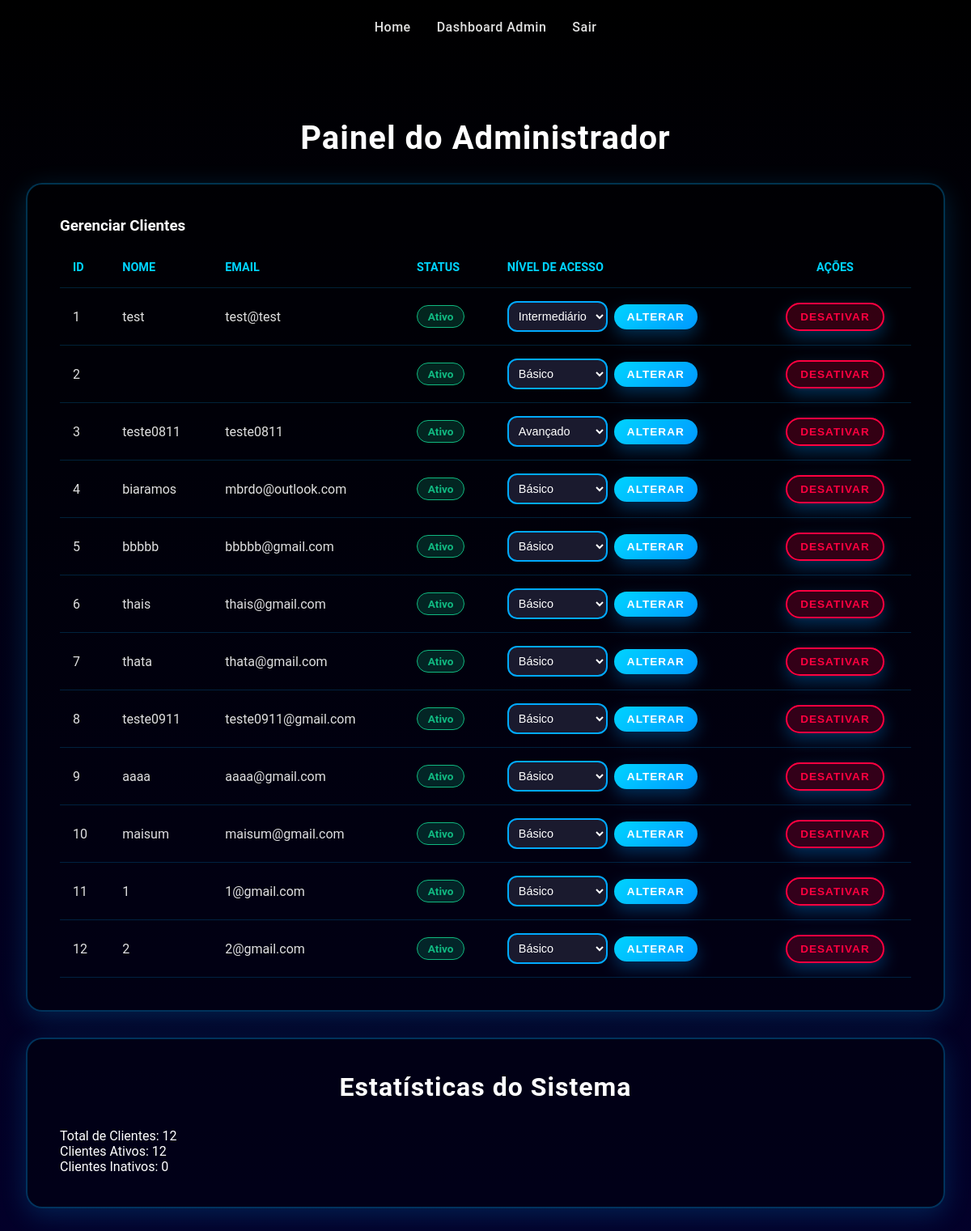
/listar_clientes (signed in), run on the app's committed database.
### app/models.py (models this page shows, shortened)
class Cliente(db.Model):
    id = db.Column(db.Integer, primary_key=True)  # Define a coluna ID como chave primária, única e autoincrementável.
    cliente_nome = db.Column(db.String(80), nullable=False)  # Define a coluna nome do cliente
    cliente_email = db.Column(db.String(320), unique=True, nullable=False)  # Armazena o e-mail, deve ser único e é obrigatório (usado para login).
    cliente_senha = db.Column(db.String(128), nullable=False)  # Armazena o hash da senha
    cliente_status = db.Column(db.String(10), nullable=False, default='ativo')
    nivel_acesso = db.Column(db.String(20), nullable=False, default='basico') #1 cliente só pode ter 1 nível
    relatorios_basicos = db.relationship('RelatorioBasico', backref='cliente', lazy=True, cascade="all, delete-orphan")  # # Define a relação "Um para Muitos" com RelatorioBasico. 'backref' permite acessar o cliente a partir do relatório, e 'cascade' garante que relatórios sejam excluídos ao deletar o cliente.
    relatorios_intermediarios = db.relationship('RelatorioIntermediario', backref='cliente', lazy=True, cascade="all, delete-orphan")       # Um cliente pode ter VÁRIOS relatórios intermediários
    relatorios_avancados = db.relationship('RelatorioAvancado', backref='cliente', lazy=True, cascade="all, delete-orphan")       # Um cliente pode ter VÁRIOS relatórios avançados

### app/routes.py (the view)
@main_bp.route('/listar_clientes') # Rota que lista todos os clientes (principal view do admin).
def listar_clientes():
    if 'admin_id' not in session or not session.get('is_admin'): # Protege a rota.
        flash('Acesso restrito a administradores.', 'danger')
        return redirect(url_for('main.admin_login'))
    clientes = Cliente.query.all() # Busca TODOS os clientes no banco de dados.
    return render_template('admin_dashboard.html', clientes=clientes) # Renderiza o dashboard do admin, passando a lista de clientes.

### app/templates/admin_dashboard.html (shortened to what this page needs)
<!DOCTYPE html>
<html lang="pt-BR">
<head>
    <link rel="stylesheet" href="{{ url_for('static', filename='css/style.css') }}">
</head>
<body>
    <div>
        <nav>
            <a href="/">Home</a>
            <a href="/admin/dashboard">Dashboard Admin</a>
            <a href="{{ url_for('main.admin_logout') }}">Sair</a>
        </nav>
    </div>
    <div class="scanner-container">
        <h1>Painel do Administrador</h1>
        <div class="scanner-form-card">
            <h3>Gerenciar Clientes</h3>
            {% if clientes %}
            <div class="admin-table-container">
                <table class="admin-table">
                    <thead>
                        <tr>
                            <th>ID</th>
                            <th>Nome</th>
                            <th>Email</th>
                            <th>Status</th>
                            <th>Nível de Acesso</th>
                            <th style="text-align: center;">Ações</th>
                        </tr>
                    </thead>
                    <tbody>
                        {% for cliente in clientes %}
                        <tr>
                            <td>{{ cliente.id }}</td>
                            <td>{{ cliente.cliente_nome }}</td>
                            <td>{{ cliente.cliente_email }}</td>
                            <td>
                                <span style="display: inline-block; padding: 0.3rem 0.8rem; border-radius: 20px; font-size: 0.85rem; font-weight: 600;
                                    {% if cliente.cliente_status == 'ativo' %}
                                        background: rgba(16, 185, 129, 0.2); color: #10b981; border: 1px solid #10b981;
                                    {% else %}
                                        background: rgba(255, 0, 64, 0.2); color: #ff0040; border: 1px solid #ff0040;
                                    {% endif %}">
                                    {{ cliente.cliente_status|capitalize }}
                                </span>
                            </td>
                            <td>
                                <form action="{{ url_for('main.alterar_nivel_acesso', cliente_id=cliente.id) }}" method="POST" style="display: flex; gap: 0.5rem; align-items: center;">
                                    <select name="novo_nivel" required class="form-control" style="padding: 0.5rem; font-size: 0.9rem; width: auto;">
                                        <option value="basico" {% if cliente.nivel_acesso == 'basico' %}selected{% endif %}>Básico</option>
                                        <option value="intermediario" {% if cliente.nivel_acesso == 'intermediario' %}selected{% endif %}>Intermediário</option>
                                        <option value="avancado" {% if cliente.nivel_acesso == 'avancado' %}selected{% endif %}>Avançado</option>
                                    </select>
                                    <button type="submit" class="btn-submit" style="width: auto; padding: 0.5rem 1rem; font-size: 0.85rem; margin-top: 0;">
                                        Alterar
                                    </button>
                                </form>
                            </td>
                            <td style="text-align: center;">
                                <form action="{{ url_for('main.alternar_status', cliente_id=cliente.id) }}" method="POST" style="display: inline;">
                                    <button type="submit" class="btn-submit" style="width: auto; padding: 0.5rem 1rem; font-size: 0.85rem; margin-top: 0;
                                        {% if cliente.cliente_status == 'ativo' %}
                                            background: rgba(255, 0, 64, 0.2); border: 2px solid #ff0040; color: #ff0040;
                                        {% else %}
                                            background: rgba(16, 185, 129, 0.2); border: 2px solid #10b981; color: #10b981;
                                        {% endif %}">
                                        {% if cliente.cliente_status == 'ativo' %}
                                            Desativar
                                        {% else %}
                                            Ativar
                                        {% endif %}
                                    </button>
                                </form>
                            </td>
                        </tr>
                        {% endfor %}
                    </tbody>
                </table>
            </div>
            {% else %}
                <div style="text-align: center; padding: 3rem; color: #b0b0b0;">
                    <p style="font-size: 1.1rem;">Nenhum cliente cadastrado no sistema.</p>
                </div>
            {% endif %}
        </div>
        <div class="relatorio-info-card">
            <h2>Estatísticas do Sistema</h2>
            <div class="info-grid">
                <div class="info-item">
                    <span class="info-label">Total de Clientes:</span>
                    <span class="info-value">{{ clientes|length }}</span>
                </div>
                <div class="info-item">
                    <span class="info-label">Clientes Ativos:</span>
                    <span class="info-value">{{ clientes|selectattr('cliente_status', 'equalto', 'ativo')|list|length }}</span>
                </div>
                <div class="info-item">
                    <span class="info-label">Clientes Inativos:</span>
                    <span class="info-value">{{ clientes|selectattr('cliente_status', 'equalto', 'inativo')|list|length }}</span>
                </div>
            </div>
        </div>
    </div>
</body>
</html>

### app/static/css/style.css (style rules this page uses)
* { margin: 0; padding: 0; box-sizing: border-box; }
html { height: 100%; }
body { font-family: 'Montserrat', 'Poppins', 'Roboto', sans-serif; background: linear-gradient(to bottom, #000000 0%, #03002b 100%); min-height: 100%; color: #ffffff; background-attachment: fixed; }
h1, h2 { text-align: center; color: #ffffff; font-weight: 700; letter-spacing: 1px; }
h1 { font-size: 2.5rem; margin: 2rem 0; }
h2 { font-size: 2rem; margin-bottom: 2rem; }
nav { padding: 1.5rem 2rem; display: flex; gap: 2rem; align-items: center; justify-content: center; }
nav a { color: #e0e0e0; text-decoration: none; font-size: 1rem; font-weight: 500; transition: color 0.3s ease; letter-spacing: 0.5px; }
.btn-submit, .btn-selecionar, .btn-basico, .chama_pagamento button, .acoes-pagamento button { width: 100%; background: linear-gradient(135deg, #00d4ff 0%, #0099ff 100%); border: none; border-radius: 50px; padding: 1.2rem; cursor: pointer; transition: all 0.3s ease; box-shadow: 0 8px 20px rgba(0, 153, 255, 0.3); color: #ffffff; font-size: 1.1rem; font-weight: 600; letter-spacing: 1px; text-transform: uppercase; margin-top: 1rem; text-decoration: none; display: inline-block; text-align: center; }
.form-control { width: 100%; padding: 1.2rem; background: #1a1a2e; border: 2px solid #00aaff; border-radius: 12px; color: #ffffff; font-size: 1rem; transition: all 0.3s ease; outline: none; }
.form-control::placeholder { color: #888; }
.scanner-container { max-width: 1200px; margin: 0 auto; padding: 3rem 2rem; }
.relatorio-info-card, .scanner-form-card, .relatorios-recentes-card { background: rgba(0, 0, 0, 0.4); border-radius: 20px; padding: 2.5rem; border: 2px solid rgba(0, 170, 255, 0.3); margin-bottom: 2rem; box-shadow: 0 8px 32px rgba(0, 170, 255, 0.2); }
.admin-table-container { overflow-x: auto; }
.admin-table { width: 100%; border-collapse: collapse; margin-top: 1rem; }
.admin-table th, .admin-table td { padding: 1rem; text-align: left; border-bottom: 1px solid rgba(0, 170, 255, 0.2); }
.admin-table th { color: #00d4ff; font-size: 0.9rem; text-transform: uppercase; }
.admin-table td { color: #e0e0e0; font-size: 1rem; }
.admin-table .btn-submit { width: auto; padding: 0.5rem 1rem; font-size: 0.9rem; margin-top: 0; }

### data on the page
Cliente: id "1", cliente_nome "test", cliente_email "test@test", cliente_status "Ativo", novo_nivel "Intermediário", shows "DESATIVAR"
Cliente: id "2", cliente_status "Ativo", novo_nivel "Básico", shows "DESATIVAR"
Cliente: id "3", cliente_nome "teste0811", cliente_email "teste0811", cliente_status "Ativo", novo_nivel "Avançado", shows "DESATIVAR"
Cliente: id "4", cliente_nome "biaramos", cliente_email "mbrdo@outlook.com", cliente_status "Ativo", novo_nivel "Básico", shows "DESATIVAR"
Cliente: id "5", cliente_nome "bbbbb", cliente_email "bbbbb@gmail.com", cliente_status "Ativo", novo_nivel "Básico", shows "DESATIVAR"
Cliente: id "6", cliente_nome "thais", cliente_email "thais@gmail.com", cliente_status "Ativo", novo_nivel "Básico", shows "DESATIVAR"
Cliente: id "7", cliente_nome "thata", cliente_email "thata@gmail.com", cliente_status "Ativo", novo_nivel "Básico", shows "DESATIVAR"
Cliente: id "8", cliente_nome "teste0911", cliente_email "teste0911@gmail.com", cliente_status "Ativo", novo_nivel "Básico", shows "DESATIVAR"
Cliente: id "9", cliente_nome "aaaa", cliente_email "aaaa@gmail.com", cliente_status "Ativo", novo_nivel "Básico", shows "DESATIVAR"
Cliente: id "10", cliente_nome "maisum", cliente_email "maisum@gmail.com", cliente_status "Ativo", novo_nivel "Básico", shows "DESATIVAR"
Cliente: id "11", cliente_nome "1", cliente_email "1@gmail.com", cliente_status "Ativo", novo_nivel "Básico", shows "DESATIVAR"
Cliente: id "12", cliente_nome "2", cliente_email "2@gmail.com", cliente_status "Ativo", novo_nivel "Básico", shows "DESATIVAR"

### other printed values
{{ clientes|length }} "12"
{{ clientes|selectattr('cliente_status', 'equalto', 'ativo')|list|length }} "12"
